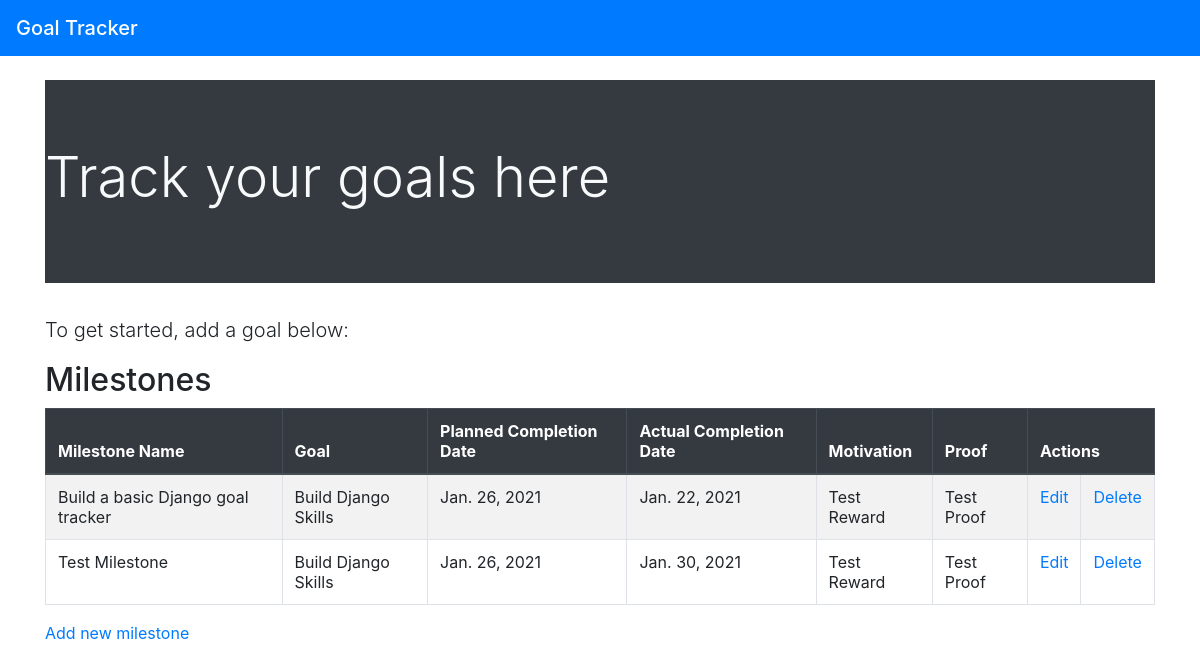
Screenshot of /milestones/ (signed in) with the database file from the repository.
### goals/models.py (models this page shows, shortened)
class Milestone(models.Model):
    user = models.ForeignKey(User, on_delete=models.CASCADE)
    name = models.CharField(max_length=50)
    goal = models.ForeignKey('Goal',
        on_delete=models.CASCADE)
    planned_completion_date = models.DateField(blank=True, null=True)
    actual_completion_date = models.DateField(blank=True, null=True)
    reward = models.TextField()
    proof = models.TextField()

class Goal(models.Model):
    user = models.ForeignKey(User, on_delete=models.CASCADE)
    name = models.CharField(max_length=100)
    commitment_date = models.DateField(auto_now_add=True)
    committed_effort = models.CharField(max_length=100)
    planned_completion_date = models.DateField()
    actual_completion_date = models.DateField(blank=True,null=True)
    motivation = models.TextField()
    def __str__(self):
        return self.name

### goals/views.py (the view)
# urls.py: path('milestones/', login_required(MilestoneList.as_view()), name='milestone-list'),
class MilestoneList(ListView):
    model = Milestone
    def get_queryset(self):
        return Milestone.objects.filter(user=self.request.user)

### templates/goals/milestone_list.html
{% extends "base.html" %}
{% block content %}
    <h2>Milestones</h2>
    <table class="table table-striped table-bordered">
    <thead class="thead-dark">
        <th>Milestone Name</th>
        <th>Goal</th>
        <th>Planned Completion Date</th>
        <th>Actual Completion Date</th>
        <th>Motivation</th>
        <th>Proof</th>
        <th colspan=2>Actions</th>
    </thead>
    <tbody>
        {% for milestone in object_list %}
        <tr>
            <td>{{ milestone.name }}</td>
            <td>{{ milestone.goal }}</td>
            <td>{{ milestone.planned_completion_date }} </td>
            <td>{{ milestone.actual_completion_date }}</td>
            <td>{{ milestone.reward }}</td>
            <td>{{ milestone.proof }}</td>
            <td><a href="{% url 'milestone-update' pk=milestone.id %}">Edit</a></td>
            <td><a href="{% url 'milestone-delete' pk=milestone.id %}">Delete</a></td>
        </tr>
        {% endfor %}
    </tbody>
    </table>
    <a href="{% url 'milestone-create' %}">Add new milestone</a>
{% endblock %}

### rows the page displays
Milestone: name "Build a basic Django goal tracker", goal "Build Django Skills", planned_completion_date "Jan. 26, 2021", actual_completion_date "Jan. 22, 2021", reward "Test Reward", proof "Test Proof"
Milestone: name "Test Milestone", goal "Build Django Skills", planned_completion_date "Jan. 26, 2021", actual_completion_date "Jan. 30, 2021", reward "Test Reward", proof "Test Proof"
